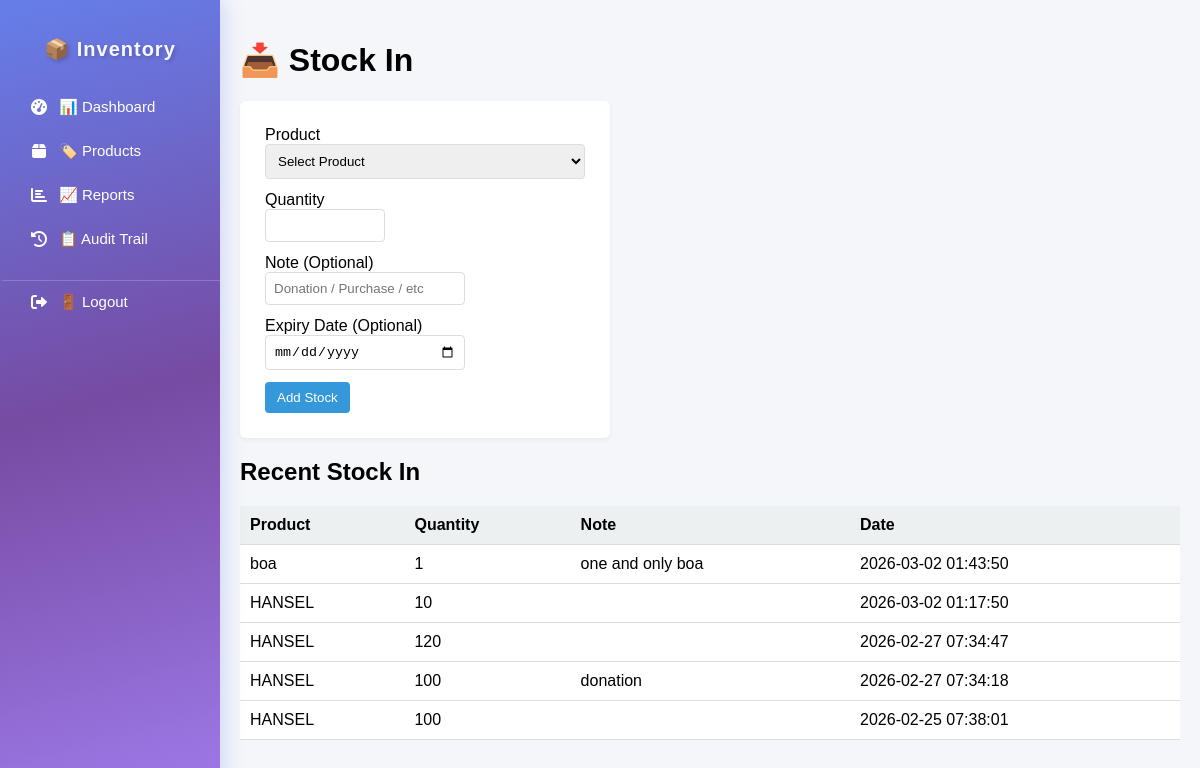
/stock_in.php, run on an earlier commit of the app's database.
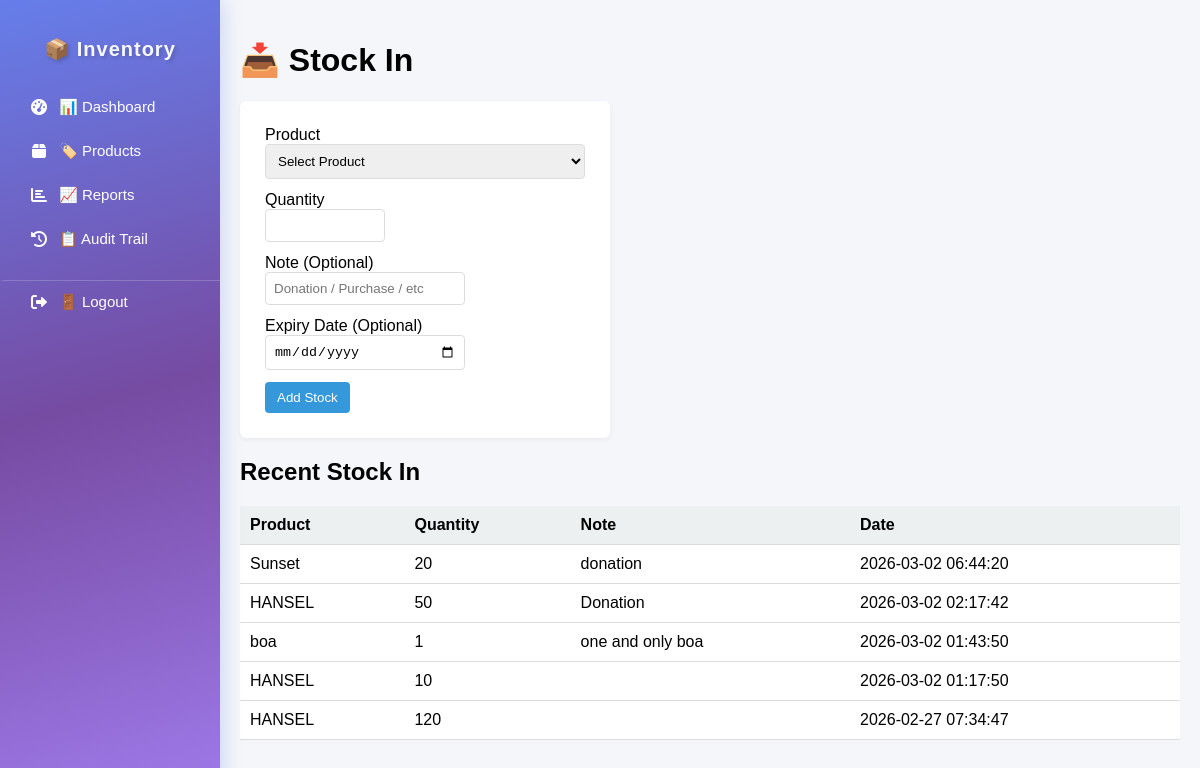
And on a later commit of the database.
### tables this page shows
CREATE TABLE `stock_movements` (
  `id` int(11) NOT NULL,
  `product_id` int(11) NOT NULL,
  `staff_id` int(11) DEFAULT NULL,
  `supplier_id` int(11) DEFAULT NULL,
  `type` enum('IN','OUT') NOT NULL,
  `quantity` int(11) NOT NULL CHECK (`quantity` > 0),
  `note` varchar(255) DEFAULT NULL,
  `reason` varchar(255) DEFAULT NULL,
  `expiry_date` date DEFAULT NULL,
  `created_at` timestamp NOT NULL DEFAULT current_timestamp()
);

CREATE TABLE `products` (
  `id` int(11) NOT NULL,
  `name` varchar(255) NOT NULL,
  `category_id` int(11) NOT NULL,
  `unit` varchar(50) NOT NULL,
  `min_stock` int(11) DEFAULT 0,
  `created_at` timestamp NOT NULL DEFAULT current_timestamp(),
  `is_active` tinyint(1) DEFAULT 1,
  `expiry_date` date DEFAULT NULL,
  `has_expiry` tinyint(1) DEFAULT 1,
  `image_path` varchar(255) DEFAULT NULL
);

### public/stock_in.php (the view, shortened to what this page needs)
<?php
$db = Database::connect();
$stmt2 = $db->query("
    SELECT sm.*, p.name AS product_name
    FROM stock_movements sm
    JOIN products p ON sm.product_id = p.id
    WHERE sm.type = 'IN'
    ORDER BY sm.created_at DESC
    LIMIT 5
");
$recent = $stmt2->fetchAll(PDO::FETCH_ASSOC);
?>
<!DOCTYPE html>
<html>
<head>
<link rel="stylesheet" href="assets/css/style.css">
</head>
<body>
<div class="container">
<?php include 'includes/sidebar.php'; ?>
<div class="main">
<h1>📥 Stock In</h1>
<div class="card">
<form action="../api/add_stock.php" method="POST">
<label>Product</label>
<select name="product_id" required>
<option value="">Select Product</option>
</select>
<label>Quantity</label>
<input
    type="number"
    name="quantity"
    class="quantity-input"
    required
    min="1"
    max="999"
    inputmode="numeric"
    pattern="[0-9]*"
>
<label>Note (Optional)</label>
<input
    type="text"
    name="note"
    class="note-input"
    placeholder="Donation / Purchase / etc"
>
<label>Expiry Date (Optional)</label>
<input type="date" name="expiry_date" style="width:200px;">
<button type="submit" style="display:block;margin-top:10px;">
Add Stock
</button>
</form>
</div>
<h2>Recent Stock In</h2>
<table>
<thead>
<tr>
<th>Product</th>
<th>Quantity</th>
<th>Note</th>
<th>Date</th>
</tr>
</thead>
<tbody>
<?php if(count($recent) > 0): ?>
<?php foreach($recent as $r): ?>
<tr>
<td><?= htmlspecialchars($r['product_name']) ?></td>
<td><?= $r['quantity'] ?></td>
<td><?= htmlspecialchars($r['note'] ?? '') ?></td>
<td><?= $r['created_at'] ?></td>
</tr>
<?php endforeach; ?>
<?php else: ?>
<tr>
<td colspan="4">No stock-in records yet.</td>
</tr>
<?php endif; ?>
</tbody>
</table>
</div>
</div>
</body>
</html>

### public/includes/sidebar.php (shortened to what this page needs)
<link rel="stylesheet" href="https://cdnjs.cloudflare.com/ajax/libs/font-awesome/6.0.0/css/all.min.css">
<div class="sidebar">
    <h2>📦 Inventory</h2>
    <a href="index.php" class="<?= basename($_SERVER['PHP_SELF']) == 'index.php' ? 'active' : '' ?>">
        <i class="fas fa-tachometer-alt"></i>
        <span>📊 Dashboard</span>
    </a>
    <a href="products.php" class="<?= basename($_SERVER['PHP_SELF']) == 'products.php' ? 'active' : '' ?>">
        <i class="fas fa-box"></i>
        <span>🏷️ Products</span>
    </a>
    <a href="reports.php" class="<?= basename($_SERVER['PHP_SELF']) == 'reports.php' ? 'active' : '' ?>">
        <i class="fas fa-chart-bar"></i>
        <span>📈 Reports</span>
    </a>
    <a href="audit_trail.php" class="<?= basename($_SERVER['PHP_SELF']) == 'audit_trail.php' ? 'active' : '' ?>">
        <i class="fas fa-history"></i>
        <span>📋 Audit Trail</span>
    </a>
    <a href="logout.php" onclick="return confirm('Are you sure you want to logout?');" class="logout-btn">
        <i class="fas fa-sign-out-alt"></i>
        <span>🚪 Logout</span>
    </a>
</div>

### public/assets/css/style.css (style rules this page uses)
* { box-sizing: border-box; }
body { margin: 0; font-family: Arial, sans-serif; background: #f2f4f8; }
.container { display: flex; min-height: 100vh; }
.sidebar { width: 240px; background-color: #e18b55; padding: 25px 0; box-shadow: 4px 0 15px rgba(0,0,0,0.08); transition: 0.3s ease; }
.sidebar h2 { text-align: center; font-size: 20px; margin-bottom: 30px; letter-spacing: 1px; }
.sidebar a { display: block; padding: 14px 25px; color: #ecf0f1; text-decoration: none; font-size: 15px; transition: 0.2s ease; border-left: 4px solid transparent; }
.main { flex: 1; padding: 30px; background: #f2f4f8; }
.card { background: white; padding: 22px; border-radius: 14px; box-shadow: 0 8px 20px rgba(0,0,0,0.06); transition: 0.2s ease; }
table { width: 100%; border-collapse: collapse; }
th, td { padding: 10px; border-bottom: 1px solid #eee; }
th { background: #f4f6f9; text-align: left; }

### public/stock_in.php (style rules this page uses)
body { margin: 0; font-family: Arial; background: #f4f6f9; }
.container { display: flex; min-height: 100vh; }
.main { flex: 1; padding: 20px; background: #f4f6f9; }
.card { background: white; padding: 25px; border-radius: 6px; margin-bottom: 20px; box-shadow: 0 2px 5px rgba(0,0,0,0.05); max-width: 370px; }
input, select { display: block; width: 100%; padding: 8px; margin-bottom: 12px; border-radius: 4px; border: 1px solid #ddd; }
.quantity-input { width: 120px; }
.note-input { width: 200px; }
button { padding: 8px 12px; background: #3498db; color: white; border: none; border-radius: 4px; cursor: pointer; }
table { width: 100%; border-collapse: collapse; background: white; }
th, td { padding: 10px; border-bottom: 1px solid #ddd; }
th { background: #ecf0f1; }

### public/includes/sidebar.php (style rules this page uses)
.sidebar { width: 220px; background: linear-gradient(165deg, #667eea 0%, #764ba2 50%, #9f7aea 100%); color: white; padding: 20px 0; box-shadow: 2px 0 20px rgba(102, 126, 234, 0.3); position: relative; transition: all 0.3s ease; z-index: 1000; }
@media (min-width: 768px) { .sidebar { position: sticky; top: 0; height: 100vh; overflow-y: auto; } }
.sidebar h2 { text-align: center; margin-bottom: 25px; font-weight: 600; letter-spacing: 1px; font-size: 20px; opacity: 0.95; padding: 0 10px; text-shadow: 2px 2px 4px rgba(0,0,0,0.2); }
.sidebar a { display: flex; align-items: center; padding: 12px 15px 12px 15px; color: white; text-decoration: none; font-size: 15px; transition: all 0.25s ease; position: relative; gap: 10px; margin: 2px 10px; border-radius: 6px; }
.sidebar a i { width: 20px; font-size: 16px; text-align: center; color: white; }
.sidebar a.logout-btn { margin-top: 20px; border-top: 1px solid rgba(255,255,255,0.2); border-radius: 0; margin-left: 0; margin-right: 0; padding-left: 25px; }
.sidebar a.logout-btn i { color: white; }
.sidebar a:not(.logout-btn) { animation: slideIn 0.3s ease forwards; animation-delay: calc(var(--item-index) * 0.05s); opacity: 0; }
.sidebar a:nth-child(3) { --item-index: 1; }
.sidebar a:nth-child(4) { --item-index: 2; }
.sidebar a:nth-child(5) { --item-index: 3; }
.sidebar a:nth-child(6) { --item-index: 4; }

What changed in the data, as far as the page shows it:
no longer on this page (row unchanged): stock_movements: product.name "HANSEL", quantity "100", note "donation", created_at "2026-02-27 07:34:18"
no longer on this page (row unchanged): stock_movements: product.name "HANSEL", quantity "100", created_at "2026-02-25 07:38:01"
added stock_movements: product.name "Sunset", quantity "20", note "donation", created_at "2026-03-02 06:44:20"
added stock_movements: product.name "HANSEL", quantity "50", note "Donation", created_at "2026-03-02 02:17:42"
